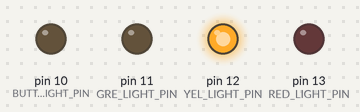
Simulated run of this sketch. Board: Arduino Uno, built with avr-gcc and run on an emulated ATmega328P. Parts: output pins drawn as LEDs (lit = HIGH).

Above: at 1.2 s.
At 5.0 s:
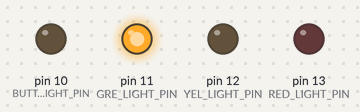
At 12.5 s:
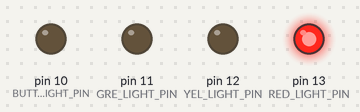
Timing chart, 0 to 19.5 s (numbered marks = the images above):
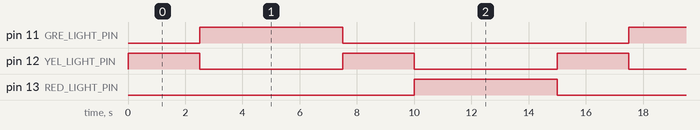

Measured:
- by itself, pin 11 (GRE_LIGHT_PIN), pin 13 (RED_LIGHT_PIN): alternates HIGH for 5.0 s and LOW for 10.0 s
- by itself, pin 12 (YEL_LIGHT_PIN): alternates HIGH for 2.5 s and LOW for 5.0 s
- by itself, everything shown: repeats every 15.0 s, in 4 steps

The sketch:

traffic.ino
```cpp
#define RED_LIGHT_PIN 13
#define YEL_LIGHT_PIN 12
#define GRE_LIGHT_PIN 11
#define BUTTON_LIGHT_PIN 10
#define BUTTON_PIN 9

int lightState = 0;

void setup() {
  // Set PINs
  pinMode(RED_LIGHT_PIN, OUTPUT);
  pinMode(YEL_LIGHT_PIN, OUTPUT);
  pinMode(GRE_LIGHT_PIN, OUTPUT);
  pinMode(BUTTON_LIGHT_PIN, OUTPUT);
  pinMode(BUTTON_PIN, INPUT);

  // Set Lights
  digitalWrite(RED_LIGHT_PIN, HIGH);
  digitalWrite(YEL_LIGHT_PIN, LOW);
  digitalWrite(GRE_LIGHT_PIN, LOW);
  digitalWrite(BUTTON_LIGHT_PIN, LOW);


}

void lightSwitch(uint8_t red, uint8_t yellow, uint8_t green) {
  digitalWrite(RED_LIGHT_PIN, red);
  digitalWrite(YEL_LIGHT_PIN, yellow);
  digitalWrite(GRE_LIGHT_PIN, green);
}

void redLight() {
  lightSwitch(HIGH, LOW, LOW);
}

void yellowLight() {
  lightSwitch(LOW, HIGH, LOW);
}

void greenLight() {
  lightSwitch(LOW, LOW, HIGH);
}

void turnRedLight(){
  yellowLight();
  delay(2500);
  redLight();
}

void turnGreenLight(){
  yellowLight();
  delay(2500);
  greenLight();
}

void loop() {
  turnGreenLight();
  delay(5000);
  turnRedLight();
  delay(5000);
}
```
